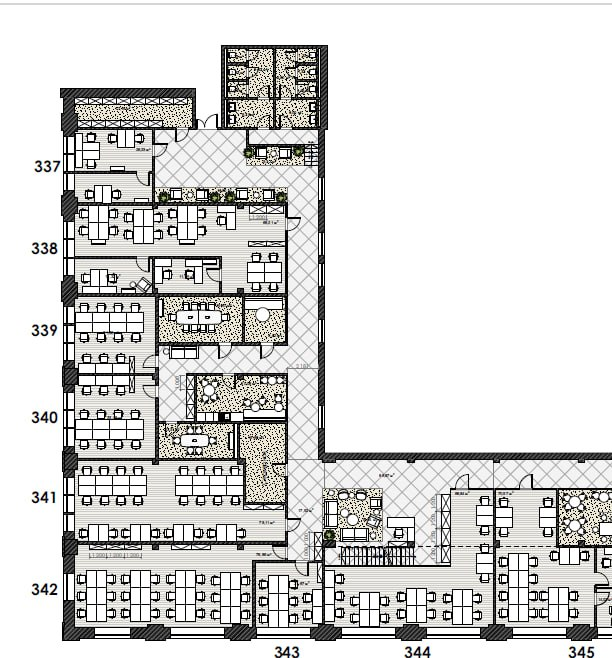
#> input picture configs/office/office.jpg, 612 x 658 px; its folder holds only this picture in this run
$ python -i lens.py   (imports and definitions only)
#> lines starting #> are read from the running program, lines starting #| are printed output that depends on the picture; after the words box and inside, x2 and y2 are one past the last pixel; in counts of white or black regions, pixels touching at a corner belong together
"""Объектив камеры: выпрямление широкоугольного кадра и оценка объектива по прямым линиям сцены.

Гомография «пиксель -> план» верна только для прямолинейного кадра. У камер офиса угол обзора больше 100°, и край
пола в кадре изогнут, поэтому прямая гомография сдвигает людей у края на метры.

Модель для широких объективов — равноудалённая проекция: r = f·θ, где r — расстояние от центра кадра, θ — угол от
оптической оси. Она задаётся в паспорте как K (фокус и центр) и dist = [0]: один коэффициент отличает её от
пяти и более коэффициентов модели OpenCV. Выпрямление считается по формуле, без итераций, поэтому работает до края.
Выпрямленные точки — это пиксели камеры-обскуры с тем же K. H в паспорте относится к ним.

Оценка: в комнате много прямых (стены, двери, плитка, столы), а в кадре они изогнуты. Подбирается такой фокус, при
котором они выпрямляются сильнее всего. Если выигрыш мал, объектив считается обычным и K не пишется.
"""
from __future__ import annotations

import logging
from dataclasses import dataclass

import cv2
import numpy as np

log = logging.getLogger(__name__)

MAX_THETA = np.radians(80)      # у края круга изображения направление уже ненадёжно


def is_fisheye(dist: np.ndarray | None) -> bool:
    return dist is not None and np.asarray(dist).size == 1


def undistort_points(pts, K: np.ndarray | None, dist: np.ndarray | None) -> np.ndarray:
    """Пиксели кадра -> пиксели выпрямленного кадра (n, 2)."""
    p = np.asarray(pts, dtype=np.float64).reshape(-1, 2)
    if K is None or dist is None:
        return p
    K = np.asarray(K, dtype=np.float64)
    if not is_fisheye(dist):
        return cv2.undistortPoints(p.reshape(-1, 1, 2), K, np.asarray(dist, dtype=np.float64), P=K).reshape(-1, 2)
    f, c = K[0, 0], K[:2, 2]
    v = p - c
    r = np.hypot(*v.T)
    theta = np.minimum(r / f, MAX_THETA)
    k = np.ones(len(p))
    m = r > 1e-9
    k[m] = f * np.tan(theta[m]) / r[m]
    return c + v * k[:, None]


# [13 lines left out: function distort_points, not called in this run]


# ---------------------------------------------------------------- оценка по линиям
def edge_pieces(gray: np.ndarray, seg: int = 110, skip_top: int = 40) -> list[np.ndarray]:
    """Гладкие куски контуров длиной seg: почти прямые или плавно изогнутые. Углы и узоры не проходят."""
    e = cv2.Canny(cv2.GaussianBlur(gray, (5, 5), 0), 40, 120)
    e[:skip_top] = 0                                    # надпись с часами
    contours, _ = cv2.findContours(e, cv2.RETR_LIST, cv2.CHAIN_APPROX_NONE)
    out = []
    for c in contours:
        p = c[:, 0, :].astype(np.float64)
        if len(p) < seg:
            continue
        for i in range(0, len(p) - seg + 1, seg):
            q = p[i:i + seg:4]
            m = q.mean(0)
            axes = np.linalg.svd(q - m, full_matrices=False)[2]
            t, d = (q - m) @ axes[0], (q - m) @ axes[1]
            if t.max() - t.min() < seg * 0.8:           # контур Canny идёт туда и обратно
                continue
            fit = np.polyval(np.polyfit(t, d, 2), t)
            if np.sqrt(np.mean((d - fit) ** 2)) <= 0.8 and np.abs(d).max() <= seg * 0.11:
                out.append(q)
    return out


def _bend(pieces: list[np.ndarray], K: np.ndarray | None, dist: np.ndarray | None, cap: float = 0.03) -> float:
    """Средняя кривизна кусков: толщина их облака точек, отнесённая к длине."""
    total = 0.0
    for q in pieces:
        u = undistort_points(q, K, dist)
        s = np.linalg.svd(u - u.mean(0), compute_uv=False)
        total += min(s[1] / max(s[0], 1e-9), cap)
    return total / max(len(pieces), 1)


@dataclass
class LensFit:
    f: float | None          # фокус в пикселях кадра; None — обычный объектив
    hfov_deg: float
    pieces: int
    bend_raw: float
    bend_fixed: float


def fit_lens(gray: np.ndarray, min_pieces: int = 20, min_gain: float = 0.08) -> LensFit:
    """Фокус равноудалённой модели по одному кадру. Кадр обрабатывается в половинном размере."""
    h, w = gray.shape[:2]
    small = cv2.resize(gray, (w // 2, h // 2), interpolation=cv2.INTER_AREA)
    pieces = edge_pieces(small)
    raw = _bend(pieces, None, None)
    if len(pieces) < min_pieces:
        return LensFit(None, 0.0, len(pieces), raw, raw)
    W, H = small.shape[1], small.shape[0]
    K = np.array([[1.0, 0, W / 2], [0, 1.0, H / 2], [0, 0, 1.0]])
    zero = np.zeros(1)

    def cost(f: float) -> float:
        K[0, 0] = K[1, 1] = f
        return _bend(pieces, K, zero)

    grid = np.arange(0.35, 1.5, 0.05) * W
    costs = [cost(f) for f in grid]
    i = int(np.argmin(costs))
    fine = grid[i] + np.arange(-0.04, 0.041, 0.01) * W
    fc = [cost(f) for f in fine]
    f, best = float(fine[int(np.argmin(fc))]), float(min(fc))
    if best > raw * (1 - min_gain):
        return LensFit(None, 0.0, len(pieces), raw, best)
    return LensFit(f * 2, float(np.degrees(w / 2 / (f * 2)) * 2), len(pieces), raw, best)


# [34 lines left out: functions still_frame, estimate_lens, not called in this run]

>>> import cv2
>>> picture = cv2.imread('../configs/office/office.jpg', cv2.IMREAD_GRAYSCALE)
#> picture: shape (658, 612); min 0, max 255, mean 214.9
>>> result = fit_lens(picture)
#> in fit_lens, `small = cv2.resize(gray, (w // 2, h // 2), interpolation=cv2.INTER_AREA)`:
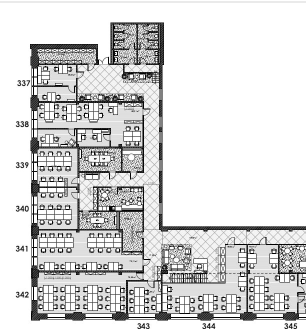
#> small: shape (329, 306); min 0, max 255, mean 215
#> in edge_pieces, `e = cv2.Canny(cv2.GaussianBlur(gray, (5, 5), 0), 40, 120)`:
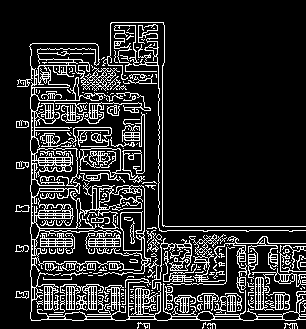
#> e: shape (329, 306); 15.4% white in thin lines or dots, all inside (x1, y1, x2, y2) = (15, 22, 306, 329)
#> in edge_pieces, `e[:skip_top] = 0`:
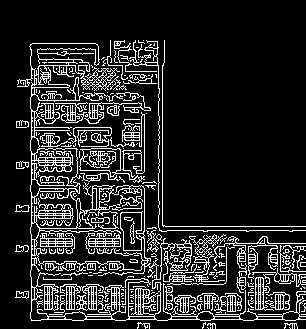
#> e: shape (329, 306); 15.1% white in thin lines or dots, all inside (x1, y1, x2, y2) = (15, 40, 306, 329)
#> in edge_pieces, `contours, _ = cv2.findContours(e, cv2.RETR_LIST, cv2.CHAIN_APPROX_NONE)`: contours = 686 contours, 534 with area under 20; largest, box (x1, y1, x2, y2) and area: (17, 43, 306, 321) 17605, (30, 257, 161, 321) 5889, (34, 185, 148, 271) 4140, (79, 148, 145, 183) 906, (29, 43, 100, 76) 790
#> the loop in edge_pieces, `for c in contours:` made 686 passes
#> p on passes 1 to 3: [[289, 327], [290, 328]], [[210, 327], [210, 328]], [[207, 327], [208, 328]]
#> after the loop in edge_pieces, `for c in contours:`: out = 7 point arrays, longest 28 points
#> the loop in _bend, `for q in pieces:` made 7 passes
#> (s, total) on passes 1 to 7: ([171, 2.03], 0.0119), ([171, 2.36], 0.0257), ([171, 2.88], 0.0425), ([171, 0], 0.0425), ([171, 0], 0.0425), ([171, 2.39], 0.0565), ([171, 2.6], 0.0717)
#> after the loop in _bend, `for q in pieces:`: total = 0.0717
#> in fit_lens, `raw = _bend(pieces, None, None)`: raw = 0.0102
